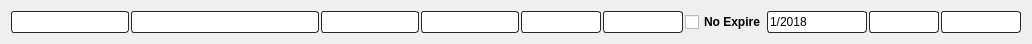
   <widget class="QWidget" name="layoutWidget">
    <property name="geometry">
     <rect>
      <x>17</x>
      <y>184</y>
      <width>1086</width>
      <height>33</height>
     </rect>
    </property>
    <layout class="QHBoxLayout" name="horizontalLayout">
     <property name="spacing">
      <number>2</number>
     </property>
     <property name="sizeConstraint">
      <enum>QLayout::SetFixedSize</enum>
     </property>
     <item>
      <widget class="QComboBox" name="item_int">
       <property name="minimumSize">
        <size>
         <width>118</width>
         <height>22</height>
        </size>
       </property>
       <property name="maximumSize">
        <size>
         <width>118</width>
         <height>16777215</height>
        </size>
       </property>
       <property name="styleSheet">
        <string notr="true">QComboBox {
  border-style: solid !important;
    border-width: 1px !important;
    border-color: rgb( 41, 41, 41 ) !important;
    border-radius: 3px !important;
}
QComboBox:editable {
    background: white;
}
QComboBox::drop-down {
    subcontrol-origin: padding;
    subcontrol-position: top right;
    width: 15px;
	
	background-color:transparent;

    border-top-right-radius: 3px; /* same radius as the QComboBox */
    border-bottom-right-radius: 3px;
}
QComboBox::down-arrow:on { /* shift the arrow when popup is open */
    top: 1px;
    left: 1px;
}
QComboBox:on { /* shift the text when the popup opens */
    padding-top: 3px;
    padding-left: 4px;
}

QComboBox::down-arrow {
image: url(:/Rc/Img/Menu.png);

}
QComboBox QAbstractItemView {
    border-bottom: 1px solid black;
    border-top:none;
    border-left: 1px solid black;
    border-right: 1px solid black;
	border-bottom-left-radius: 3px;
	border-bottom-right-radius: 3px;

   /* selection-background-color:;*/
}
QComboBox::down-arrow:on {
    
	image: url(:/Rc/Img/Menu EXPAND.png);

}</string>
       </property>
       <property name="editable">
        <bool>true</bool>
       </property>
      </widget>
     </item>
     <item>
      <widget class="QComboBox" name="item_name">
       <property name="minimumSize">
        <size>
         <width>188</width>
         <height>22</height>
        </size>
       </property>
       <property name="maximumSize">
        <size>
         <width>188</width>
         <height>16777215</height>
        </size>
       </property>
       <property name="styleSheet">
        <string notr="true">QComboBox {
  border-style: solid !important;
    border-width: 1px !important;
    border-color: rgb( 41, 41, 41 ) !important;
    border-radius: 3px !important;
}
QComboBox:editable {
    background: white;
}
QComboBox::drop-down {
    subcontrol-origin: padding;
    subcontrol-position: top right;
    width: 15px;
	
	background-color:transparent;

    border-top-right-radius: 3px; /* same radius as the QComboBox */
    border-bottom-right-radius: 3px;
}
QComboBox::down-arrow:on { /* shift the arrow when popup is open */
    top: 1px;
    left: 1px;
}
QComboBox:on { /* shift the text when the popup opens */
    padding-top: 3px;
    padding-left: 4px;
}

QComboBox::down-arrow {
image: url(:/Rc/Img/Menu.png);

}
QComboBox QAbstractItemView {
    border-bottom: 1px solid black;
    border-top:none;
    border-left: 1px solid black;
    border-right: 1px solid black;
	border-bottom-left-radius: 3px;
	border-bottom-right-radius: 3px;

   /* selection-background-color:;*/
}
QComboBox::down-arrow:on {
    
	image: url(:/Rc/Img/Menu EXPAND.png);

}</string>
       </property>
       <property name="editable">
        <bool>true</bool>
       </property>
       <property name="sizeAdjustPolicy">
        <enum>QComboBox::AdjustToContents</enum>
       </property>
       <property name="frame">
        <bool>true</bool>
       </property>
       <property name="modelColumn">
        <number>0</number>
       </property>
      </widget>
     </item>
     <item>
      <widget class="QComboBox" name="item_bcode">
       <property name="minimumSize">
        <size>
         <width>98</width>
         <height>22</height>
        </size>
       </property>
       <property name="maximumSize">
        <size>
         <width>100</width>
         <height>16777215</height>
        </size>
       </property>
       <property name="styleSheet">
        <string notr="true">QComboBox {
  border-style: solid !important;
    border-width: 1px !important;
    border-color: rgb( 41, 41, 41 ) !important;
    border-radius: 3px !important;
}
QComboBox:editable {
    background: white;
}
QComboBox::drop-down {
    subcontrol-origin: padding;
    subcontrol-position: top right;
    width: 15px;
	
	background-color:transparent;

    border-top-right-radius: 3px; /* same radius as the QComboBox */
    border-bottom-right-radius: 3px;
}
QComboBox::down-arrow:on { /* shift the arrow when popup is open */
    top: 1px;
    left: 1px;
}
QComboBox:on { /* shift the text when the popup opens */
    padding-top: 3px;
    padding-left: 4px;
}

QComboBox::down-arrow {
image: url(:/Rc/Img/Menu.png);

}
QComboBox QAbstractItemView {
    border-bottom: 1px solid black;
    border-top:none;
    border-left: 1px solid black;
    border-right: 1px solid black;
	border-bottom-left-radius: 3px;
	border-bottom-right-radius: 3px;

   /* selection-background-color:;*/
}
QComboBox::down-arrow:on {
    
	image: url(:/Rc/Img/Menu EXPAND.png);

}</string>
       </property>
       <property name="editable">
        <bool>true</bool>
       </property>
      </widget>
     </item>
     <item>
      <widget class="QLineEdit" name="b_code">
       <property name="minimumSize">
        <size>
         <width>98</width>
         <height>22</height>
        </size>
       </property>
       <property name="maximumSize">
        <size>
         <width>100</width>
         <height>16777215</height>
        </size>
       </property>
       <property name="styleSheet">
        <string notr="true">border-style: solid !important;
    border-width: 1px !important;
    border-color: rgb( 41, 41, 41 ) !important;
    border-radius: 3px !important;</string>
       </property>
       <property name="readOnly">
        <bool>true</bool>
       </property>
      </widget>
     </item>
     <item>
      <widget class="QLineEdit" name="quantity">
       <property name="minimumSize">
        <size>
         <width>80</width>
         <height>22</height>
        </size>
       </property>
       <property name="maximumSize">
        <size>
         <width>80</width>
         <height>22</height>
        </size>
       </property>
       <property name="styleSheet">
        <string notr="true">border-style: solid !important;
    border-width: 1px !important;
    border-color: rgb( 41, 41, 41 ) !important;
    border-radius: 3px !important;</string>
       </property>
      </widget>
     </item>
     <item>
      <widget class="QLineEdit" name="price_buy">
       <property name="minimumSize">
        <size>
         <width>80</width>
         <height>22</height>
        </size>
       </property>
       <property name="maximumSize">
        <size>
         <width>80</width>
         <height>22</height>
        </size>
       </property>
       <property name="styleSheet">
        <string notr="true">border-style: solid !important;
    border-width: 1px !important;
    border-color: rgb( 41, 41, 41 ) !important;
    border-radius: 3px !important;</string>
       </property>
      </widget>
     </item>
     <item>
      <widget class="QCheckBox" name="expire_check">
       <property name="minimumSize">
        <size>
         <width>80</width>
         <height>22</height>
        </size>
       </property>
       <property name="maximumSize">
        <size>
         <width>70</width>
         <height>22</height>
        </size>
       </property>
       <property name="styleSheet">
        <string notr="true">    font: bold 12px;</string>
       </property>
       <property name="text">
        <string>No Expire</string>
       </property>
       <property name="checked">
        <bool>false</bool>
       </property>
      </widget>
     </item>
     <item>
      <widget class="QDateEdit" name="dateEdit">
       <property name="minimumSize">
        <size>
         <width>100</width>
         <height>22</height>
        </size>
       </property>
       <property name="maximumSize">
        <size>
         <width>100</width>
         <height>22</height>
        </size>
       </property>
       <property name="styleSheet">
        <string notr="true">QDateTimeEdit{
  border-style: solid !important;
    border-width:1px !important;
    border-color: rgb( 41, 41, 41 ) !important;
    border-radius: 3px !important;
}

QDateTimeEdit::down-arrow:on { /* shift the arrow when popup is open */
    top: 1px;
    left: 1px;
}
QDateTimeEdit:on { /* shift the text when the popup opens */
    padding-top: 3px;
    padding-left: 4px;
}

QDateTimeEdit::down-arrow {
image: url(:/Rc/Img/Menu.png);

}

QDateTimeEdit::down-arrow:on {
    
	image: url(:/Rc/Img/Menu EXPAND.png);

}

QDateTimeEdit::drop-down {
    subcontrol-origin: padding;
    subcontrol-position: top right;
    width: 15px;
	
	background-color:transparent;

    border-top-right-radius: 3px; /* same radius as the QComboBox */
    border-bottom-right-radius: 3px;
}QComboBox {
  border-style: solid !important;
    border-width: 1px !important;
    border-color: rgb( 41, 41, 41 ) !important;
    border-radius: 3px !important;
}
QComboBox:editable {
    background: white;
}
QComboBox::drop-down {
    subcontrol-origin: padding;
    subcontrol-position: top right;
    width: 15px;
	
	background-color:transparent;

    border-top-right-radius: 3px; /* same radius as the QComboBox */
    border-bottom-right-radius: 3px;
}
QComboBox::down-arrow:on { /* shift the arrow when popup is open */
    top: 1px;
    left: 1px;
}
QComboBox:on { /* shift the text when the popup opens */
    padding-top: 3px;
    padding-left: 4px;
}

QComboBox::down-arrow {
image: url(:/Rc/Img/Menu.png);

}
QComboBox QAbstractItemView {
    border-bottom: 1px solid black;
    border-top:none;
    border-left: 1px solid black;
    border-right: 1px solid black;
	border-bottom-left-radius: 3px;
	border-bottom-right-radius: 3px;

   /* selection-background-color:;*/
}
QComboBox::down-arrow:on {
    
	image: url(:/Rc/Img/Menu EXPAND.png);

}</string>
       </property>
       <property name="displayFormat">
        <string>M/yyyy</string>
       </property>
       <property name="calendarPopup">
        <bool>true</bool>
       </property>
       <property name="date">
        <date>
         <year>2018</year>
         <month>1</month>
         <day>1</day>
        </date>
       </property>
      </widget>
     </item>
     <item>
      <widget class="QLineEdit" name="price_sell">
       <property name="minimumSize">
        <size>
         <width>70</width>
         <height>22</height>
        </size>
       </property>
       <property name="maximumSize">
        <size>
         <width>70</width>
         <height>22</height>
        </size>
       </property>
       <property name="styleSheet">
        <string notr="true">border-style: solid !important;
    border-width: 1px !important;
    border-color: rgb( 41, 41, 41 ) !important;
    border-radius: 3px !important;</string>
       </property>
      </widget>
     </item>
     <item>
      <widget class="QLineEdit" name="item_bala">
       <property name="minimumSize">
        <size>
         <width>80</width>
         <height>22</height>
        </size>
       </property>
       <property name="maximumSize">
        <size>
         <width>80</width>
         <height>22</height>
        </size>
       </property>
       <property name="styleSheet">
        <string notr="true">border-style: solid !important;
    border-width: 1px !important;
    border-color: rgb( 41, 41, 41 ) !important;
    border-radius: 3px !important;</string>
       </property>
       <property name="readOnly">
        <bool>true</bool>
       </property>
      </widget>
     </item>
    </layout>
   </widget>
